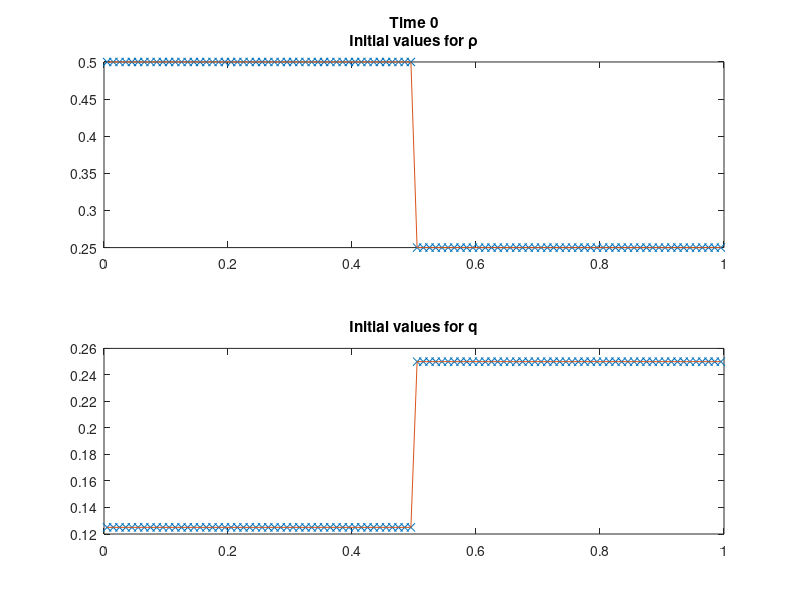

Write the MATLAB code that produced this figure. (Note: this script raises an error after producing the figure.)
H = 1;
%number of cells
N = 100;
a = 0;
b = 1;
dx = (b-a)/N;
t = 0;

x = (a+dx/2:dx:b-dx/2);

ql = 1/8;
qr = 1/4;
pl = 1/2;
pr = 1/4;
u0 = ones(2,N);
u0(1,1:50) = pl*u0(1,1:50);
u0(2,1:50) = ql*u0(2,1:50);
u0(1,51:100) = pr*u0(1,51:100);
u0(2,51:100) = qr*u0(2,51:100);

figure
plot_p = subplot(2,1,1);
plot(plot_p,x,u0(1,:),'x');
hold on
plot(plot_p,x,u0(1,:),'-');
hold off
title(plot_p,{['Time ',num2str(t)];'Initial values for \rho'});
plot_q = subplot(2,1,2);
plot(plot_q,x,u0(2,:),'x');
hold on
plot(plot_q,x,u0(2,:),'-');
title(plot_q,'Initial values for q');
axis([plot_p,plot_q],[a b 0 0.6]);
hold off
pause

dt = get_dt(H,u0,dx);
u = godunovStep(u0,dt,dx,H);
for i = 1:2*N
    
    t = t+dt;
    plot_p = subplot(2,1,1);
    plot(plot_p,x,u(1,:),'x');
    title(['t = ',num2str(t)]);
    title(plot_p,{['Time ',num2str(t)];'Values for \rho'})
    plot_q = subplot(2,1,2);
    plot(plot_q,x,u(2,:),'x');
    title(plot_q,'Values for q')
    axis([plot_p,plot_q],[a b 0 0.6])
    
    pause(dt);
    
    dt = get_dt(H,u,dx);
    u = godunovStep(u,dt,dx,H);
    
end
    
